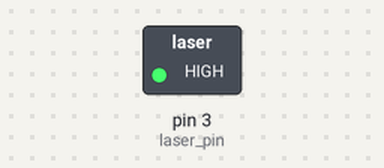
A sketch run on a simulated Arduino Uno, built with avr-gcc and run on an emulated ATmega328P. Shown: switched loads named in the sketch (green lamp = pin HIGH). Dashed ring = blinking.

Above: at 0.5 s.
Timing chart, 0 to 4.6 s (numbered marks = the images above):
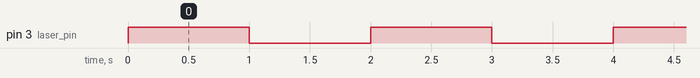

Measured:
- by itself, pin 3 (laser_pin): alternates HIGH for 1.0 s and LOW for 1.0 s

The sketch:

laser.ino
```cpp
int laser_pin = 3;


void setup() {
  // put your setup code here, to run once:
  pinMode(laser_pin, OUTPUT);
}

void loop() {
  // put your main code here, to run repeatedly:
  digitalWrite(laser_pin, HIGH);
  delay(1000);

  digitalWrite(laser_pin, LOW);
  delay(1000);
}
```
